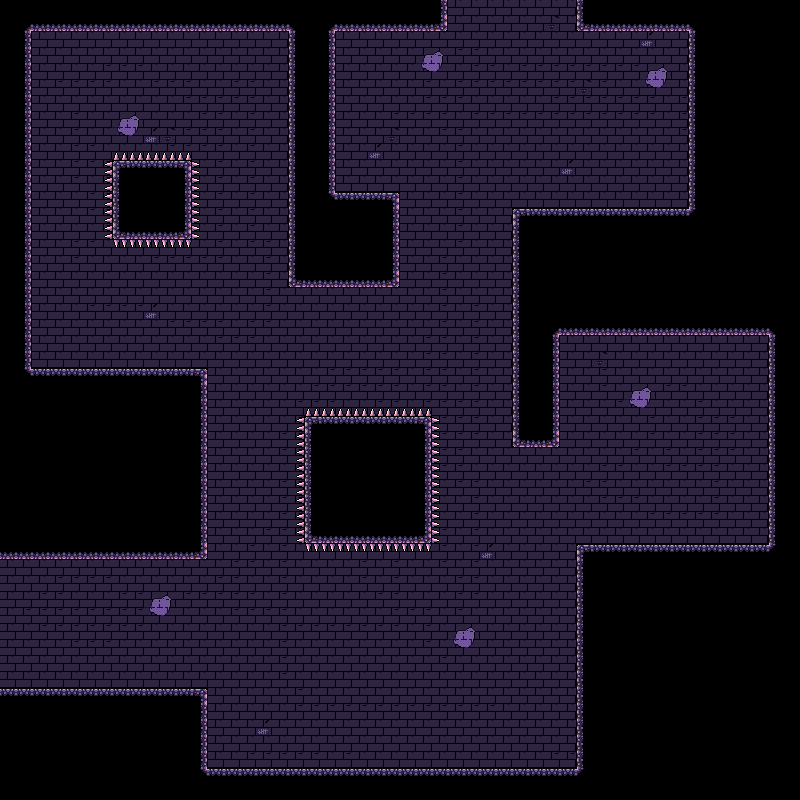

Below is a game level as drawn by its tile map, then a one-line description and the .tmx that defines it (tile-layer data replaced by summaries):
An orthogonal 50x50 tile map with 16x16 px tiles, 2 tile layers (Ground, Spikes), 2 tilesets and 42 objects.

<map version="1.10" tiledversion="1.10.2" orientation="orthogonal" renderorder="right-down" width="50" height="50" tilewidth="16" tileheight="16" infinite="0" nextlayerid="15" nextobjectid="139">
 <tileset firstgid="1" source="16x16 dungeon tiles SARA.tsx" />
 <tileset firstgid="209" source="red_image_16x16.tsx" />
 <layer id="2" name="Ground" width="50" height="50" locked="1">
  <data>[2500 cells, 2500 non-empty, 21 distinct tile ids]</data>
 </layer>
 <layer id="11" name="Spikes" width="50" height="50">
  <data>[2500 cells, 52 non-empty, 4 distinct tile ids]</data>
 </layer>
 <objectgroup id="7" name="collision-layer">
  <object id="81" x="2.82692" y="559.262">
   <polyline points="0,0 202.941,0 202.941,-187.331 25.4704,-188.152 28.3525,-526.763 287.245,-526.755 286.597,-272.54 394.467,-271.538 394.467,-363.61 332.778,-363.61 330.937,-525.658 444.186,-526.579 442.345,-553.28 443.265,-554.201 441.424,-556.963 574.929,-556.042 574.929,-528.42 685.416,-526.579 685.416,-349.8 509.558,-347.958 510.478,-115.015 510.478,-107.649 554.673,-109.49 555.594,-218.136 555.594,-220.898 767.361,-220.898 765.519,-15.5762 573.088,-12.814 574.008,208.16 203.877,210.002 204.797,131.74 -2.36578,130.819" />
  </object>
  <object id="82" x="3.31932" y="557.645">
   <polyline points="0,0 -1.10644,131.666" />
  </object>
  <object id="83" x="579.774" y="1.10644">
   <polyline points="0,0 -137.198,1.10644" />
  </object>
  <object id="84" x="427.276" y="420.348">
   <polygon points="0,0 1.7322,120.677 -120.677,120.677 -120.099,-2.3096" />
  </object>
  <object id="87" x="113.213" y="162.456">
   <polygon points="0,0 76.8558,0 76.3956,75.9354 0,75.4752" />
  </object>
 </objectgroup>
 <objectgroup id="13" name="out-of-bounds-layer">
  <object id="101" x="580.012" y="29.1254">
   <polygon points="0,0 111.509,0.832154 113.173,179.745 113.31,185.164 -60.2916,186.249 -60.8341,411.931 -27.1988,411.931 -25.5712,304.515 221.137,304.251 219.309,-28.4724 -1.4183,-28.4724" />
  </object>
  <object id="103" x="772.546" y="333.703">
   <polygon points="0,0 -0.65304,213.544 -190.035,218.115 -190.035,466.27 28.0807,467.577 28.0807,0" />
  </object>
  <object id="104" x="0" y="692.527">
   <polygon points="0,0 204.982,0 205.694,79.0036 582.918,80.427 582.206,107.473 0.711744,108.185" />
  </object>
  <object id="105" x="200.712" y="555.16">
   <polygon points="0,0 -199.288,1.42349 -200,-554.448 242.705,-553.737 244.128,-524.555 133.096,-525.267 132.384,-362.989 132.771,-358.836 193.73,-358.387 193.282,-273.224 94.2233,-273.672 92.8786,-527.818 -174.266,-529.163 -173.818,-184.026 -172.473,-182.233 0.0950693,-181.785" />
  </object>
  <object id="106" x="312.14" y="423.865">
   <polygon points="0,0 0,111.725 112.877,113.453 112.877,-1.72771 -0.908323,-2.5485" />
  </object>
  <object id="107" x="117.218" y="165.264">
   <polygon points="0,0 0.681501,69.1723 68.4908,69.1723 68.1501,0" />
  </object>
  <object id="110" x="13.3923" y="559.127">
   <polygon points="0,0 -1.33923,129.905 -14.0619,131.244 -13.3923,-2.67845" />
  </object>
  <object id="111" x="12.7226" y="565.153">
   <polygon points="0,0 198.205,1.33923 196.866,-12.7226 0.669613,-8.03536" />
  </object>
  <object id="112" x="205.571" y="368.957">
   <polygon points="0,0 -2.00884,183.474 10.0442,184.144 14.0619,-4.01768" />
  </object>
  <object id="113" x="27.4541" y="356.234">
   <polygon points="0,0 -0.669613,24.7757 177.447,21.4276 172.091,-2.00884" />
  </object>
  <object id="114" x="196.197" y="370.296">
   <polygon points="0,0 2.67845,181.465 12.053,181.465 12.7226,5.3569" />
  </object>
  <object id="115" x="48.2121" y="23.4365">
   <polygon points="0,0 -3.34806,343.511 -28.1237,338.824 -25.4453,-2.00884" />
  </object>
  <object id="116" x="18.0796" y="39.5072">
   <polygon points="0,0 280.568,-2.00884 275.881,-18.0796 2.00884,-14.0619" />
  </object>
  <object id="117" x="275.211" y="26.7845">
   <polygon points="0,0 3.34806,261.819 30.1326,263.158 25.4453,-0.669613" />
  </object>
  <object id="118" x="293.96" y="277.22">
   <polygon points="0,0 1.33923,24.1061 111.156,24.1061 109.147,-1.33923" />
  </object>
  <object id="119" x="386.367" y="186.152">
   <polygon points="0,0 1.33923,107.138 25.4453,107.138 21.4276,0" />
  </object>
  <object id="120" x="390.384" y="202.893">
   <polygon points="0,0 2.67845,-30.8022 -60.2652,-27.4541 -57.5867,0" />
  </object>
  <object id="121" x="349.538" y="23.4365">
   <polygon points="0,0 -6.02652,152.672 -21.4276,152.672 -22.0972,-2.67845" />
  </object>
  <object id="122" x="332.341" y="40.3419">
   <polygon points="0,0 115.263,0.960523 112.963,-14.0158 0.376397,-12.3354" />
  </object>
  <object id="123" x="444.743" y="14.0032">
   <polygon points="0,0 134.431,-0.56013 133.871,-15.1235 -1.12026,-14.5634" />
  </object>
  <object id="124" x="565.171" y="1.68039">
   <polygon points="0,0 0,30.8071 15.1235,30.8071 12.3229,-1.68039" />
  </object>
  <object id="125" x="454.265" y="-1.12026">
   <polygon points="0,0 0,34.7281 -11.2026,35.2882 -10.6425,0" />
  </object>
  <object id="126" x="579.174" y="26.8862">
   <polygon points="0,0 0.56013,14.5634 117.627,15.6836 115.947,-0.56013" />
  </object>
  <object id="127" x="681.678" y="28.5666">
   <polygon points="0,0 -1.12026,185.963 15.1235,186.523 13.4431,-4.48104" />
  </object>
  <object id="128" x="698.482" y="197.166">
   <polygon points="0,0 -191.564,-1.68039 -191.564,33.0477 5.04117,25.766" />
  </object>
  <object id="129" x="508.038" y="202.207">
   <polygon points="0,0 2.80065,260.46 22.9653,255.979 16.2438,-5.6013" />
  </object>
  <object id="130" x="508.598" y="436.901">
   <polygon points="0,0 63.2947,-0.56013 48.7313,22.9653 -1.12026,19.0444" />
  </object>
  <object id="131" x="553.408" y="332.717">
   <polygon points="0,0 0.56013,120.988 13.4431,114.827 11.7627,-2.80065" />
  </object>
  <object id="132" x="551.168" y="340.559">
   <polygon points="0,0 223.492,1.68039 221.811,-12.883 1.12026,-12.3229" />
  </object>
  <object id="133" x="759.536" y="332.717">
   <polygon points="0,0 -4.48104,218.451 10.6425,218.451 15.1235,0.56013" />
  </object>
  <object id="134" x="755.615" y="554.529">
   <polygon points="0,0 -0.56013,-22.4052 -187.083,-19.0444 -180.922,9.52221" />
  </object>
  <object id="135" x="567.972" y="534.924">
   <polygon points="0,0 -5.6013,241.416 24.0856,240.296 23.5255,-1.12026" />
  </object>
  <object id="136" x="565.731" y="773.539">
   <polygon points="0,0 -362.404,2.80065 -362.404,-12.3229 -2.24052,-19.6045" />
  </object>
  <object id="137" x="207.248" y="775.78">
   <polygon points="0,0 14.0032,0.56013 12.883,-91.8613 -5.6013,-91.8613" />
  </object>
  <object id="138" x="203.327" y="692.321">
   <polygon points="0,0 -2.80065,-18.4843 -205.008,-12.883 -204.447,1.68039" />
  </object>
 </objectgroup>
 <objectgroup id="14" name="object-damage-layer">
  <object id="108" x="308.006" y="408.437">
   <polygon points="0,0 121.602,-0.258178 130.896,11.8762 131.412,132.445 121.085,143.547 0.258178,143.289 -11.618,132.703 -11.1016,12.1344" />
  </object>
  <object id="109" x="115.378" y="153.296">
   <polygon points="0,0 73.4007,-0.0968906 82.8103,11.077 83.9865,83.1188 73.6948,93.7046 1.06482,94.2927 -10.6971,84.001 -10.4031,10.7829" />
  </object>
 </objectgroup>
</map>
